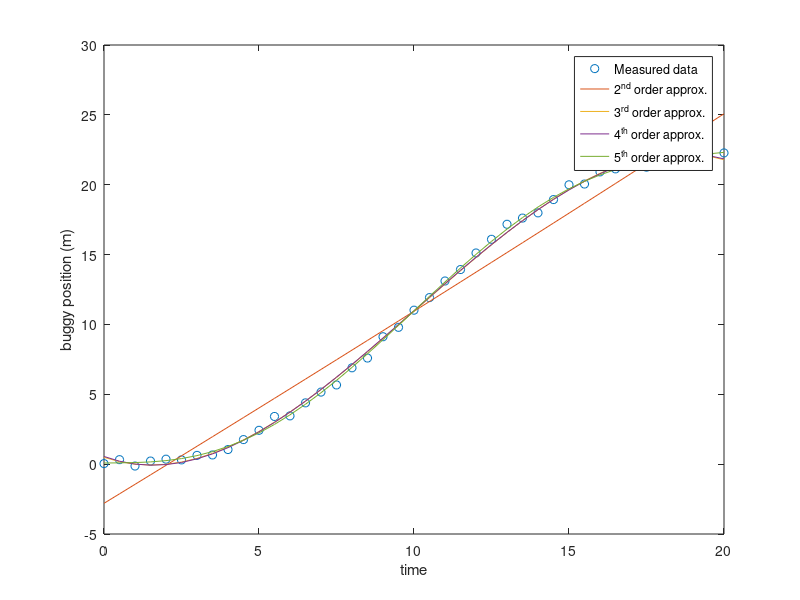

MATLAB code to generate this figure:
% curve_fit.m Fits a curve to some data

clear
clc

data = csvread('position_data.csv');
time = data(:,1);
position = data(:,2);
plot(time, position, 'o')
xlabel('time')
ylabel('buggy position (m)')
hold on

coeffs_2 = polyfit(time, position, 2);
coeffs_3 = polyfit(time, position, 3);
coeffs_4 = polyfit(time, position, 4);
coeffs_5 = polyfit(time, position, 5);

position_2 = polyval(coeffs_2, time);
position_3 = polyval(coeffs_3, time);
position_4 = polyval(coeffs_4, time);
position_5 = polyval(coeffs_5, time);

plot(time, position_2, time, position_3, time, position_4, time, position_5)

legend('Measured data', '2^n^d order approx.', '3^r^d order approx.','4^t^h order approx.','5^t^h order approx.')

squared_error(1) = sum((position_2-position).^2);
squared_error(2) = sum((position_3-position).^2);
squared_error(3) = sum((position_4-position).^2);
squared_error(4) = sum((position_5-position).^2);

squared_error
